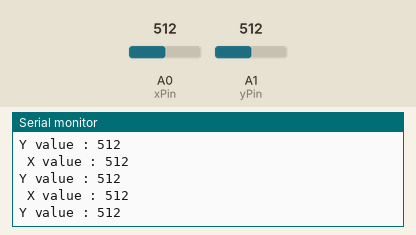
Recording of a sketch running on a simulated Arduino Uno, built with avr-gcc and run on an emulated ATmega328P. Parts: the last lines printed to the serial monitor. The test bench sets the inputs (shaded band); at power-on: A0 (xPin) = 512, A1 (yPin) = 512.

Above: at 1.2 s.
1.3 s: A0 (xPin) set to 716
At 1.62 s:
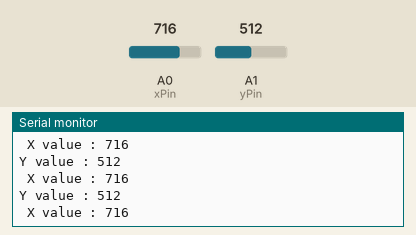
2.8 s: A1 (yPin) set to 716
At 2.83 s:
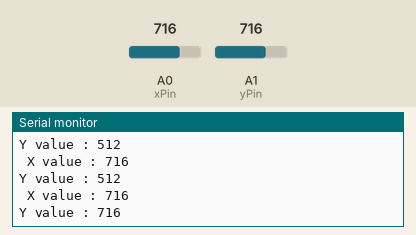
4.3 s: A0 (xPin) set to 900
At 4.34 s:
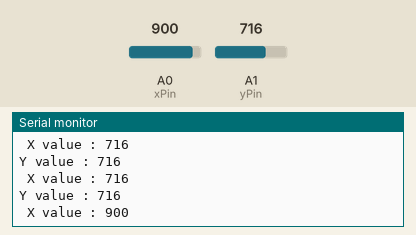
5.8 s: A1 (yPin) set to 900
At 5.85 s:
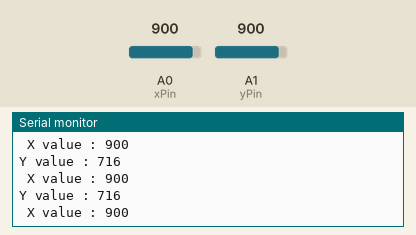
Timing chart, 0 to 8.3 s (numbered marks = the images above; inputs shaded):
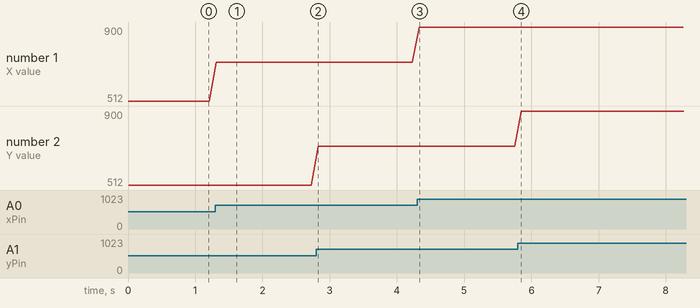

The sketch:

Joystick.ino
```cpp
/*This code is used to test the analogue joystick
  the function is to read both x and y axis and
  display them on the serial monitor*/


// Analogue pin 0 is used to read the X axis
const int xPin = A0;
// Analogue pin 1 is used to read the X axis
const int yPin = A1;

//Variables to store the analogue read values
int x;
int y;
void setup() {

  //Input declarations
  pinMode(xPin,INPUT);
  pinMode(yPin,INPUT);
  //initializing the serial monitor at baud rate 19200
  //to display the x and y axis
  Serial.begin(19200);

}

void loop() {

  x = analogRead(xPin);
  y = analogRead(yPin);

  Serial.print(" X value : ");
  Serial.println(x);
  Serial.print("Y value : ");
  Serial.println(y);
  delay(100);

}
```

Measured:
- after the input at 1.3 s, the serial monitor: prints a new line at once (image 1)
- after the input at 2.8 s, the serial monitor: prints a new line at once (image 2)
- after the input at 4.3 s, the serial monitor: prints a new line at once (image 3)
- plotted number 1: 512 → 716 after the input at 1.3 s, 716 → 900 after the input at 4.3 s
